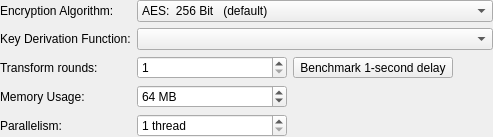
<?xml version="1.0" encoding="UTF-8"?>
<ui version="4.0">
 <class>DatabaseSettingsWidgetEncryption</class>
 <widget class="QWidget" name="DatabaseSettingsWidgetEncryption">
  <layout class="QFormLayout" name="formLayout">
   <property name="leftMargin">
    <number>0</number>
   </property>
   <property name="topMargin">
    <number>0</number>
   </property>
   <property name="rightMargin">
    <number>0</number>
   </property>
   <property name="bottomMargin">
    <number>0</number>
   </property>
   <item row="0" column="0">
    <widget class="QLabel" name="algorithmLabel">
     <property name="text">
      <string>Encryption Algorithm:</string>
     </property>
    </widget>
   </item>
   <item row="0" column="1">
    <widget class="QComboBox" name="algorithmComboBox">
     <property name="sizePolicy">
      <sizepolicy hsizetype="Expanding" vsizetype="Fixed">
       <horstretch>0</horstretch>
       <verstretch>0</verstretch>
      </sizepolicy>
     </property>
     <item>
      <property name="text">
       <string>AES:  256 Bit   (default)</string>
      </property>
     </item>
     <item>
      <property name="text">
       <string>Twofish:  256 Bit</string>
      </property>
     </item>
    </widget>
   </item>
   <item row="1" column="0">
    <widget class="QLabel" name="kdfLabel">
     <property name="text">
      <string>Key Derivation Function:</string>
     </property>
    </widget>
   </item>
   <item row="1" column="1">
    <widget class="QComboBox" name="kdfComboBox">
     <property name="sizePolicy">
      <sizepolicy hsizetype="Expanding" vsizetype="Fixed">
       <horstretch>0</horstretch>
       <verstretch>0</verstretch>
      </sizepolicy>
     </property>
    </widget>
   </item>
   <item row="2" column="0">
    <widget class="QLabel" name="transformRoundsLabel">
     <property name="text">
      <string>Transform rounds:</string>
     </property>
    </widget>
   </item>
   <item row="2" column="1">
    <layout class="QHBoxLayout" name="horizontalLayout" stretch="40,40,0">
     <item>
      <widget class="QSpinBox" name="transformRoundsSpinBox">
       <property name="minimumSize">
        <size>
         <width>150</width>
         <height>0</height>
        </size>
       </property>
       <property name="maximumSize">
        <size>
         <width>150</width>
         <height>16777215</height>
        </size>
       </property>
       <property name="alignment">
        <set>Qt::AlignLeading|Qt::AlignLeft|Qt::AlignVCenter</set>
       </property>
       <property name="minimum">
        <number>1</number>
       </property>
       <property name="maximum">
        <number>1000000000</number>
       </property>
      </widget>
     </item>
     <item>
      <widget class="QToolButton" name="transformBenchmarkButton">
       <property name="focusPolicy">
        <enum>Qt::WheelFocus</enum>
       </property>
       <property name="text">
        <string>Benchmark 1-second delay</string>
       </property>
      </widget>
     </item>
     <item>
      <spacer name="horizontalSpacer">
       <property name="orientation">
        <enum>Qt::Horizontal</enum>
       </property>
       <property name="sizeHint" stdset="0">
        <size>
         <width>40</width>
         <height>20</height>
        </size>
       </property>
      </spacer>
     </item>
    </layout>
   </item>
   <item row="3" column="0">
    <widget class="QLabel" name="memoryUsageLabel">
     <property name="text">
      <string>Memory Usage:</string>
     </property>
    </widget>
   </item>
   <item row="3" column="1">
    <widget class="QSpinBox" name="memorySpinBox">
     <property name="minimumSize">
      <size>
       <width>150</width>
       <height>0</height>
      </size>
     </property>
     <property name="maximumSize">
      <size>
       <width>150</width>
       <height>16777215</height>
      </size>
     </property>
     <property name="suffix">
      <string> MB</string>
     </property>
     <property name="minimum">
      <number>1</number>
     </property>
     <property name="maximum">
      <number>1048576</number>
     </property>
     <property name="value">
      <number>64</number>
     </property>
    </widget>
   </item>
   <item row="4" column="0">
    <widget class="QLabel" name="parallelismLabel">
     <property name="text">
      <string>Parallelism:</string>
     </property>
    </widget>
   </item>
   <item row="4" column="1">
    <widget class="QSpinBox" name="parallelismSpinBox">
     <property name="minimumSize">
      <size>
       <width>150</width>
       <height>0</height>
      </size>
     </property>
     <property name="maximumSize">
      <size>
       <width>150</width>
       <height>16777215</height>
      </size>
     </property>
     <property name="suffix">
      <string> thread</string>
     </property>
     <property name="minimum">
      <number>1</number>
     </property>
     <property name="maximum">
      <number>128</number>
     </property>
    </widget>
   </item>
  </layout>
 </widget>
 <resources/>
 <connections/>
</ui>
